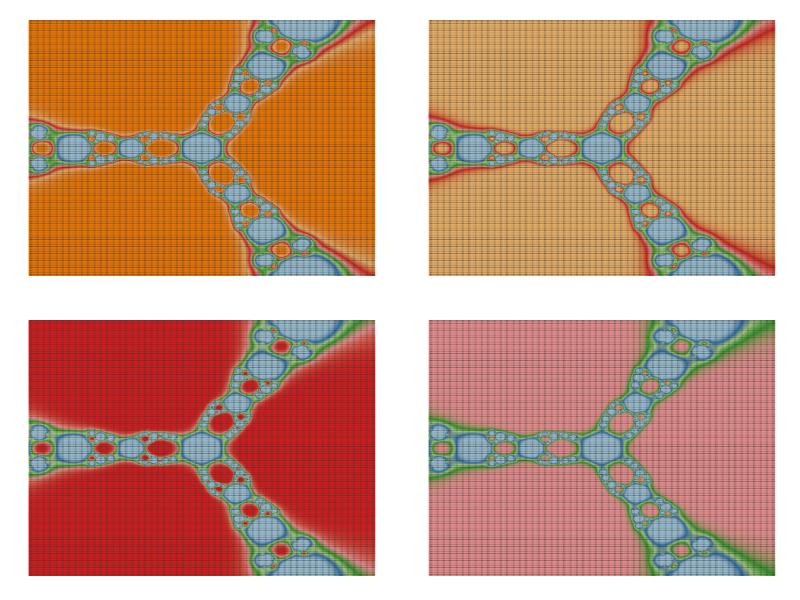
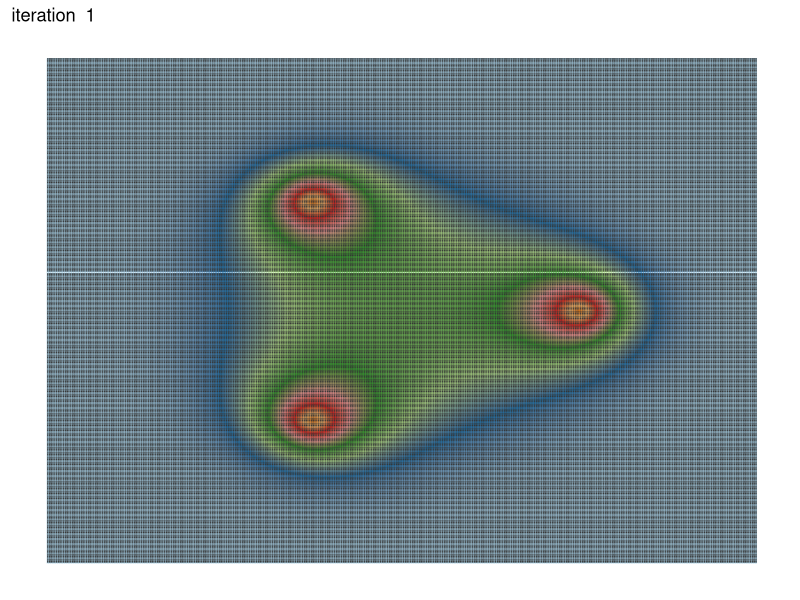
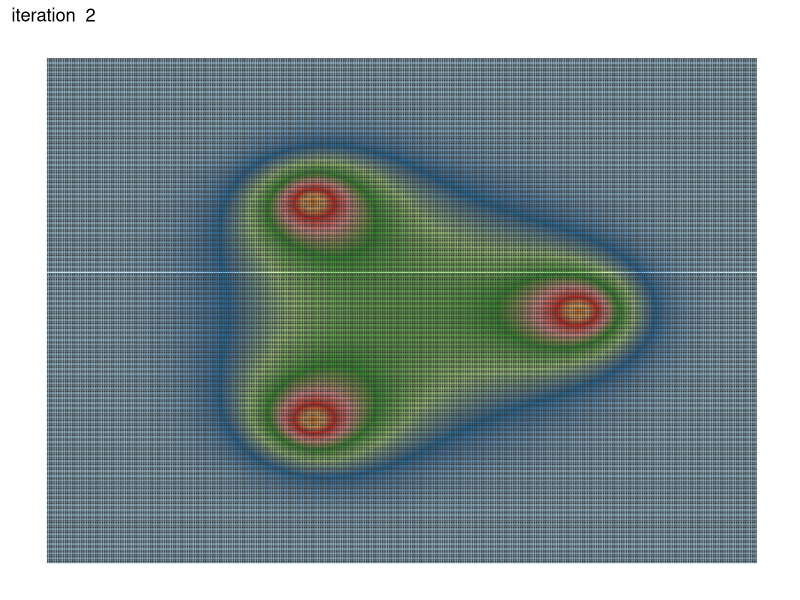
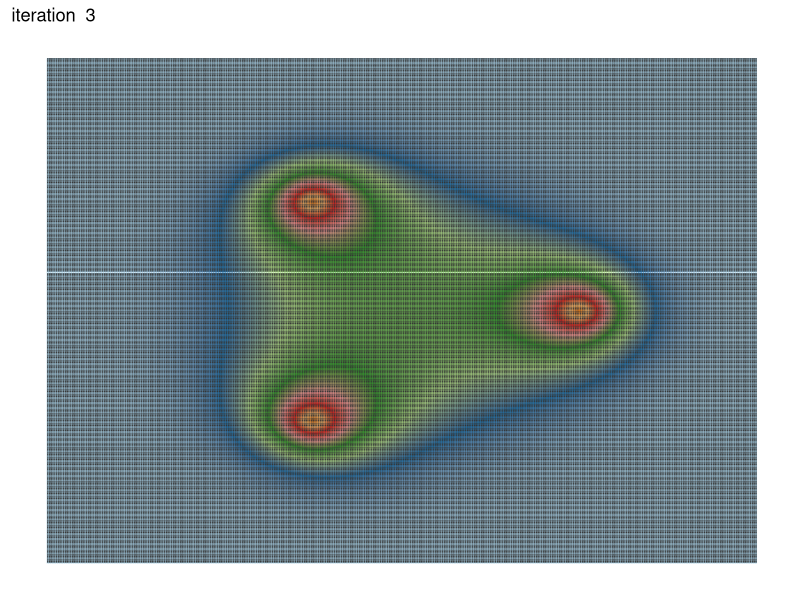
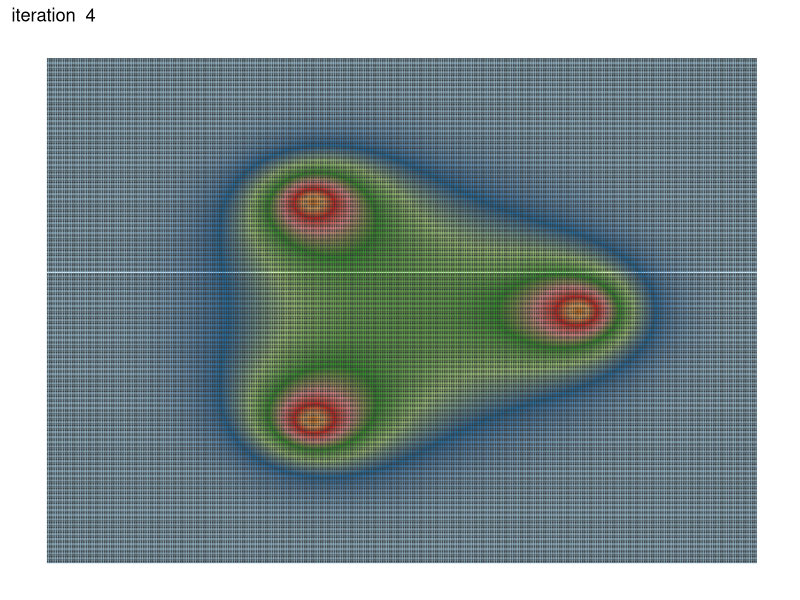
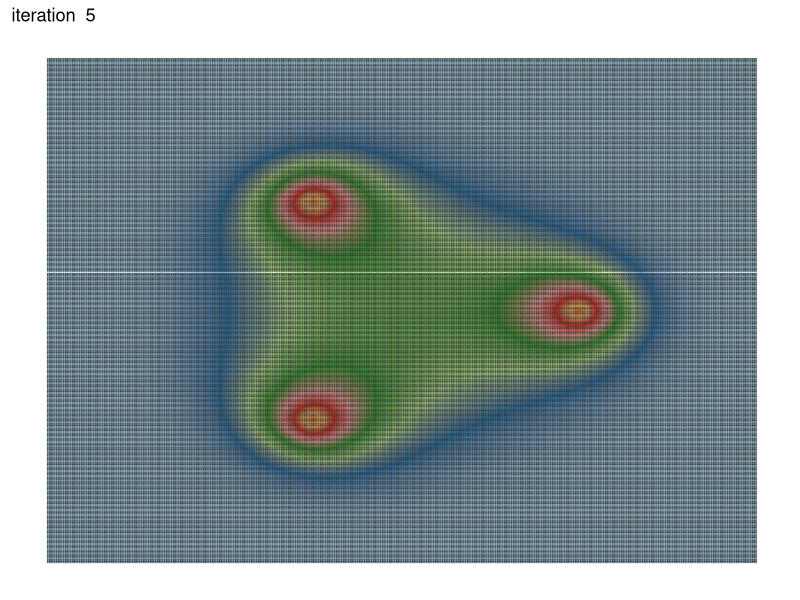
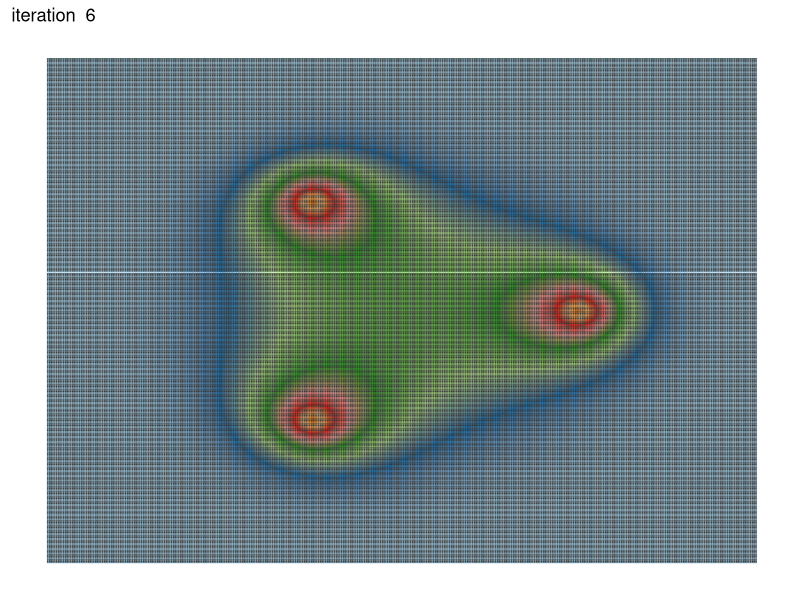
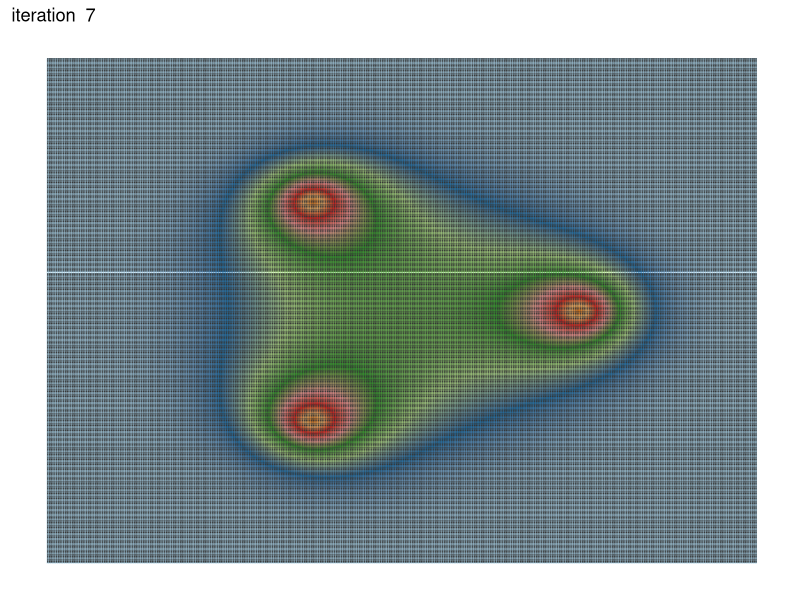

Here is the R script that generated these plots, in order: (Note: a time limit stopped this script after it produced the figures.)
# https://www.linkedin.com/groups/Blurry-Fractals-I-love-ggplot2-77616.S.5855241489969348609?view=&gid=77616&type=member&item=5855241489969348609&trk=eml-anet_dig-b_nd-pst_ttle-cn

library(ggplot2)
library(numDeriv)
library(RColorBrewer)
library(gridExtra)
## Polynom: choose only one or try yourself
f  <- function (z) {z^3-1}        #Blurry 1
#f  <- function (z) {z^4+z-1}     #Blurry 2
#f  <- function (z) {z^5+z^3+z-1} #Blurry 3

## Supressing texts, titles, ticks, background and legend.
opt <- theme(legend.position="none",
             panel.background = element_blank(),
             axis.ticks=element_blank(), 
             axis.title=element_blank(), 
             axis.text =element_blank())


## original code, comparing color schemes.
z <- outer(seq(-2, 2, by = 0.01), 1i*seq(-2, 2, by = 0.01),'+')
for (k in 1:5) z <- z-f(z)/matrix(grad(f, z), nrow=nrow(z))
z.df <- data.frame(expand.grid(x=seq(ncol(z)), y=seq(nrow(z))), z=as.vector(exp(-Mod(f(z)))))
# Note that "color=z" refers to the z column in z.df.
p1 <- ggplot(z.df, aes(x=x, y=y, color=z)) + geom_tile() + scale_colour_gradientn(colours=brewer.pal(8, "Paired")) + opt
p2 <- ggplot(z.df, aes(x=x, y=y, color=z)) + geom_tile() + scale_colour_gradientn(colours=brewer.pal(7, "Paired")) + opt
p3 <- ggplot(z.df, aes(x=x, y=y, color=z)) + geom_tile() + scale_colour_gradientn(colours=brewer.pal(6, "Paired")) + opt
p4 <- ggplot(z.df, aes(x=x, y=y, color=z)) + geom_tile() + scale_colour_gradientn(colours=brewer.pal(5, "Paired")) + opt
# Arrange four plots in a 2x2 grid
grid.arrange(p1, p2, p3, p4, ncol=2)

## More interesting: compare iterations (but it takes a little longer)
z <- outer(seq(-2, 2, by = 0.01),1i*seq(-2, 2, by = 0.01),'+')
k = 0
repeat  {
  k = k + 1
  z.df <- data.frame(expand.grid(x=seq(ncol(z)), y=seq(nrow(z))), z=as.vector(exp(-Mod(f(z)))))
  z <<- z-f(z)/matrix(grad(f, z), nrow=nrow(z))
  readline(prompt="Press enter to see plot")
  thePlot = ggplot(z.df, aes(x=x, y=y, color=z)) + 
    geom_tile() +
    scale_colour_gradientn(colours=brewer.pal(8, "Paired")) + 
    ggtitle(paste("iteration ", k)) +
    opt
  print(thePlot)
}
